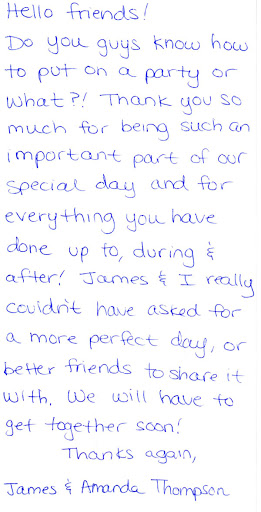
#> input picture Test Images/test1.png, 261 x 512 px, found by its file name
$ jupyter execute SK_OCR_1.ipynb   (shell and % lines are left out)
#> lines starting #> are read from the running program, lines starting #| are printed output that depends on the picture
<a href="https://colab.research.google.com/github/Santhana9/OCR-Grip-Task1/blob/main/SK_OCR_1.ipynb" target="_parent"></a>

#Done By: Santhana Krishna S

**Computer Vision & Internet of Things**

Task 1: Optical Character Recognition

The Sparks Foundation Intern

Installing necessary dependencies

Installing Pytesseract Module

Importing necessary libraries

[cell 1]
from PIL import Image
import pytesseract
import os
from google.colab.patches import cv2_imshow
import cv2

Function to extract text from the Image using pytesseracct

[cell 2]
def OCR(image_path):
#> called with image_path = 'test1.png'
  img = Image.open(image_path)
#> img is the input picture: PIL image 261x512 RGB; mean R, G, B 246.1, 246.4, 251.5
  image = cv2.imread(image_path)
  cv2_imshow(image)
  string = pytesseract.image_to_string(img, lang='eng')
  print(string)

Text Extracted from handwritten text image1

[cell 3]
OCR('test1.png')
#> (the call stopped at in OCR, `string = pytesseract.image_to_string(img, lang='eng')`: pytesseract is not available in this run)

Text Extracted from handwritten text image2

[cell 4]
OCR('test2.jpg')
#> call 2 of OCR, with image_path = 'test2.jpg'
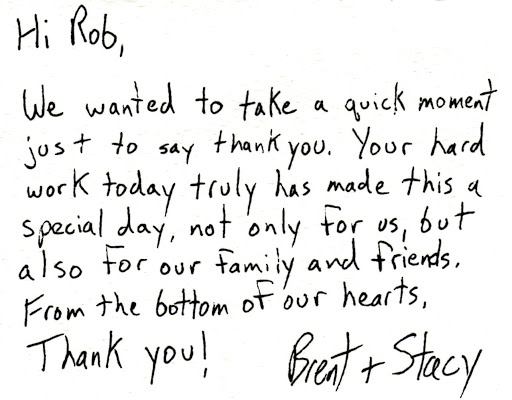
#> input picture Test Images/test2.jpg, 512 x 400 px, found by its file name
#> in OCR, img is the input picture: PIL image 512x400 RGB; mean R, G, B 237.3, 237.3, 236.7
#> (the call stopped at in OCR, `string = pytesseract.image_to_string(img, lang='eng')`: pytesseract is not available in this run)

Text Extracted from printed text image1

[cell 5]
OCR('test3.jpg')
#> call 3 of OCR, with image_path = 'test3.jpg'
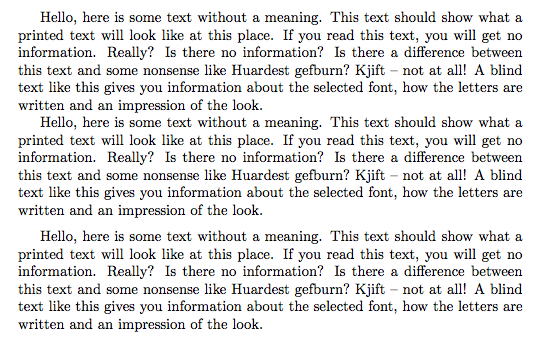
#> input picture Test Images/test3.jpg, 541 x 339 px, found by its file name
#> in OCR, img is the input picture: PIL image 541x339 RGB; mean R, G, B 228.1, 227.7, 228.1
#> (the call stopped at in OCR, `string = pytesseract.image_to_string(img, lang='eng')`: pytesseract is not available in this run)

Text Extracted from printed text image2

[cell 6]
OCR('test4.jpg')
#> call 4 of OCR, with image_path = 'test4.jpg'
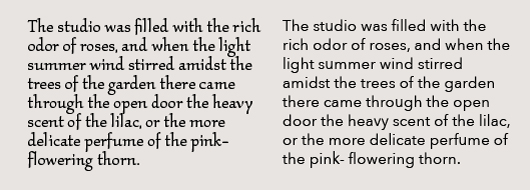
#> input picture Test Images/test4.jpg, 530 x 190 px, found by its file name
#> in OCR, img is the input picture: PIL image 530x190 RGB; mean R, G, B 210.3, 206.7, 203.9
#> (the call stopped at in OCR, `string = pytesseract.image_to_string(img, lang='eng')`: pytesseract is not available in this run)
